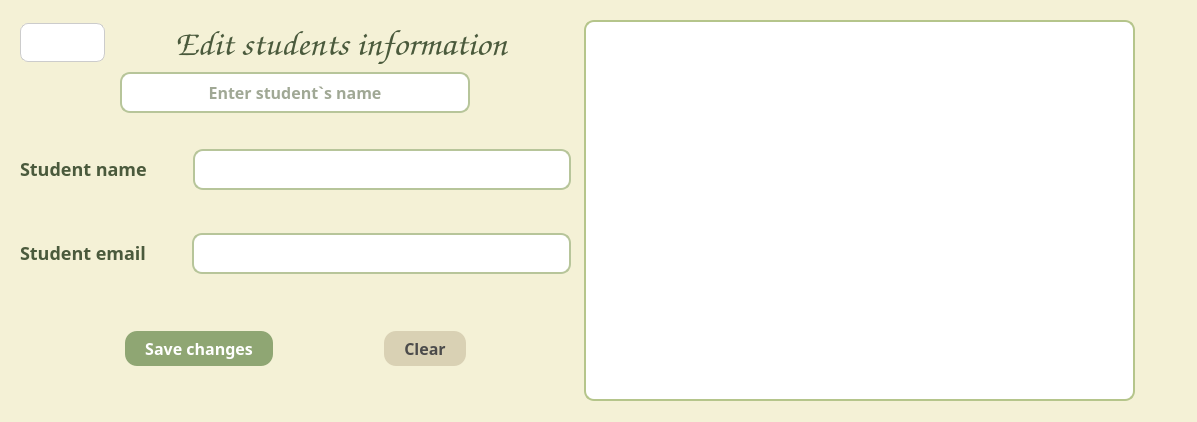
<?xml version="1.0" encoding="UTF-8"?>
<ui version="4.0">
 <class>EditStudentInformation</class>
 <widget class="QDialog" name="EditStudentInformation">
  <property name="geometry">
   <rect>
    <x>0</x>
    <y>0</y>
    <width>1197</width>
    <height>422</height>
   </rect>
  </property>
  <property name="windowTitle">
   <string>Dialog</string>
  </property>
  <property name="styleSheet">
   <string notr="true">QDialog {
    background-color: #f4f1d6;
    font-size: 16px;
}

/* ---------- LABELS ---------- */
QLabel {
    color: #4a5a3c;
    font-size: 18px;
    font-weight: 600;
}

#titleLabel {
  font-size: 36px;
}

/* ---------- LINE EDITS ---------- */
QLineEdit {
    background: white;
    border: 2px solid #b7c59a;
    border-radius: 10px;
    padding: 6px 10px;
    font-size: 16px;
    color: #42522b;
}

QLineEdit:focus {
    border: 2px solid #8fa673;
}

/* ---------- BUTTONS (PRIMARY) ---------- */
QPushButton {
    background-color: #8fa673;
    color: white;
    padding: 6px 20px;
    border-radius: 12px;
    font-size: 16px;
    font-weight: 600;
}

QPushButton:hover {
    background-color: #7c9265;
}

QPushButton:pressed {
    background-color: #6b8058;
}

/* ---------- SECONDARY (LIGHT) BUTTONS ---------- */
#clearButton, 
#clearButton_2 {
    background-color: #d9d1b4;
    color: #4b4b4b;
}

#clearButton:hover,
#clearButton_2:hover {
    background-color: #c8c0a3;
}

#clearButton:pressed,
#clearButton_2:pressed {
    background-color: #b6ae93;
}

/* ---------- SAVE CHANGES BUTTON ---------- */
#saveChangesButton {
    background-color: #8fa673;
}

/* ---------- BACK BUTTON ---------- */
#goBackButton {
    background: transparent;
    border: none;
    font-size: 22px;
    color: #4a5a3c;
    padding: 4px 10px;
}

#goBackButton:hover {
    color: #7c9265;
}

#goBackButton:pressed {
    color: #6b8058;
}

/* ======== TABLE VIEW ======== */
QTableView {
    background-color: #ffffff;
    border: 2px solid #b5c58b;
    border-radius: 10px;
    gridline-color: #b5c58b;
    color: #42522b;
    font-size: 14px;
}

QHeaderView::section {
    background-color: #d6d7be;
    color: #3c3c3c;
    padding: 6px;
    border: none;
    font-weight: bold;
}

/* Scrollbars */
QScrollBar:vertical {
    width: 12px;
    background: #e8e8e8;
}
QScrollBar::handle:vertical {
    background: #b5c58b;
    border-radius: 6px;
}
QScrollBar:horizontal {
    height: 12px;
    background: #e8e8e8;
}
QScrollBar::handle:horizontal {
    background: #b5c58b;
    border-radius: 6px;
}
</string>
  </property>
  <widget class="QWidget" name="widget" native="true">
   <property name="geometry">
    <rect>
     <x>20</x>
     <y>10</y>
     <width>1121</width>
     <height>401</height>
    </rect>
   </property>
   <widget class="QWidget" name="horizontalLayoutWidget_2">
    <property name="geometry">
     <rect>
      <x>0</x>
      <y>10</y>
      <width>1121</width>
      <height>391</height>
     </rect>
    </property>
    <layout class="QHBoxLayout" name="horizontalLayout_3">
     <item>
      <layout class="QVBoxLayout" name="verticalLayout">
       <item>
        <widget class="QWidget" name="widget_4" native="true">
         <widget class="QWidget" name="verticalLayoutWidget_2">
          <property name="geometry">
           <rect>
            <x>0</x>
            <y>0</y>
            <width>551</width>
            <height>391</height>
           </rect>
          </property>
          <layout class="QVBoxLayout" name="verticalLayout_2">
           <item>
            <layout class="QHBoxLayout" name="horizontalLayout">
             <item>
              <widget class="QPushButton" name="goBackButton">
               <property name="enabled">
                <bool>true</bool>
               </property>
               <property name="minimumSize">
                <size>
                 <width>0</width>
                 <height>0</height>
                </size>
               </property>
               <property name="maximumSize">
                <size>
                 <width>100</width>
                 <height>16777215</height>
                </size>
               </property>
               <property name="styleSheet">
                <string notr="true">#goBackButton {
    background-color: white;     /* білий фон */
    color: #333333;              /* темно-сірий текст */
    border: 1px solid #cccccc;   /* легка сіра рамка */
    border-radius: 8px;          /* заокруглені кути */
    padding: 6px 12px;           /* відступи */
}

#goBackButton:hover {
    background-color: #f2f2f2;   /* трохи темніший при наведенні */
}

#goBackButton:pressed {
    background-color: #e6e6e6;   /* ще темніший при натисканні */
}</string>
               </property>
               <property name="text">
                <string/>
               </property>
               <property name="icon">
                <iconset>
                 <normaloff>icons/left-arrow.png</normaloff>icons/left-arrow.png</iconset>
               </property>
              </widget>
             </item>
             <item>
              <spacer name="horizontalSpacer_3">
               <property name="orientation">
                <enum>Qt::Orientation::Horizontal</enum>
               </property>
               <property name="sizeHint" stdset="0">
                <size>
                 <width>40</width>
                 <height>20</height>
                </size>
               </property>
              </spacer>
             </item>
             <item>
              <widget class="QLabel" name="titleLabel">
               <property name="sizePolicy">
                <sizepolicy hsizetype="Expanding" vsizetype="Fixed">
                 <horstretch>0</horstretch>
                 <verstretch>0</verstretch>
                </sizepolicy>
               </property>
               <property name="font">
                <font>
                 <family>Comic Sans MS</family>
                 <pointsize>-1</pointsize>
                 <fontweight>DemiBold</fontweight>
                </font>
               </property>
               <property name="text">
                <string>Edit students information</string>
               </property>
               <property name="alignment">
                <set>Qt::AlignmentFlag::AlignCenter</set>
               </property>
              </widget>
             </item>
             <item>
              <spacer name="horizontalSpacer_4">
               <property name="orientation">
                <enum>Qt::Orientation::Horizontal</enum>
               </property>
               <property name="sizeHint" stdset="0">
                <size>
                 <width>40</width>
                 <height>20</height>
                </size>
               </property>
              </spacer>
             </item>
            </layout>
           </item>
           <item>
            <layout class="QHBoxLayout" name="horizontalLayout_2">
             <item>
              <widget class="QLineEdit" name="enterNameLineEdit">
               <property name="sizePolicy">
                <sizepolicy hsizetype="Fixed" vsizetype="Fixed">
                 <horstretch>0</horstretch>
                 <verstretch>0</verstretch>
                </sizepolicy>
               </property>
               <property name="minimumSize">
                <size>
                 <width>350</width>
                 <height>0</height>
                </size>
               </property>
               <property name="font">
                <font>
                 <family>Arial Rounded MT</family>
                 <pointsize>-1</pointsize>
                 <bold>true</bold>
                </font>
               </property>
               <property name="alignment">
                <set>Qt::AlignmentFlag::AlignCenter</set>
               </property>
               <property name="placeholderText">
                <string>Enter student`s name</string>
               </property>
              </widget>
             </item>
            </layout>
           </item>
           <item>
            <widget class="QWidget" name="widget_3" native="true">
             <widget class="QWidget" name="horizontalLayoutWidget_3">
              <property name="geometry">
               <rect>
                <x>0</x>
                <y>0</y>
                <width>551</width>
                <height>101</height>
               </rect>
              </property>
              <layout class="QHBoxLayout" name="horizontalLayout_4" stretch="1,0,2">
               <item>
                <widget class="QLabel" name="label_2">
                 <property name="sizePolicy">
                  <sizepolicy hsizetype="Fixed" vsizetype="Fixed">
                   <horstretch>0</horstretch>
                   <verstretch>0</verstretch>
                  </sizepolicy>
                 </property>
                 <property name="font">
                  <font>
                   <family>Arial Rounded MT</family>
                   <pointsize>-1</pointsize>
                   <fontweight>DemiBold</fontweight>
                  </font>
                 </property>
                 <property name="text">
                  <string>Student name</string>
                 </property>
                </widget>
               </item>
               <item>
                <spacer name="horizontalSpacer_6">
                 <property name="orientation">
                  <enum>Qt::Orientation::Horizontal</enum>
                 </property>
                 <property name="sizeHint" stdset="0">
                  <size>
                   <width>40</width>
                   <height>20</height>
                  </size>
                 </property>
                </spacer>
               </item>
               <item>
                <widget class="QLineEdit" name="studentNameLineEdit">
                 <property name="font">
                  <font>
                   <family>Arial Rounded MT</family>
                   <pointsize>-1</pointsize>
                   <bold>true</bold>
                  </font>
                 </property>
                </widget>
               </item>
              </layout>
             </widget>
            </widget>
           </item>
           <item>
            <widget class="QWidget" name="widget_5" native="true">
             <widget class="QWidget" name="horizontalLayoutWidget_4">
              <property name="geometry">
               <rect>
                <x>0</x>
                <y>0</y>
                <width>551</width>
                <height>71</height>
               </rect>
              </property>
              <layout class="QHBoxLayout" name="horizontalLayout_5" stretch="1,0,2">
               <item>
                <widget class="QLabel" name="label_3">
                 <property name="sizePolicy">
                  <sizepolicy hsizetype="Fixed" vsizetype="Fixed">
                   <horstretch>0</horstretch>
                   <verstretch>0</verstretch>
                  </sizepolicy>
                 </property>
                 <property name="font">
                  <font>
                   <family>Arial Rounded MT</family>
                   <pointsize>-1</pointsize>
                   <fontweight>DemiBold</fontweight>
                  </font>
                 </property>
                 <property name="text">
                  <string>Student email</string>
                 </property>
                </widget>
               </item>
               <item>
                <spacer name="horizontalSpacer_7">
                 <property name="orientation">
                  <enum>Qt::Orientation::Horizontal</enum>
                 </property>
                 <property name="sizeHint" stdset="0">
                  <size>
                   <width>40</width>
                   <height>20</height>
                  </size>
                 </property>
                </spacer>
               </item>
               <item>
                <widget class="QLineEdit" name="studentEmailLineEdit">
                 <property name="font">
                  <font>
                   <family>Arial Rounded MT</family>
                   <pointsize>-1</pointsize>
                   <bold>true</bold>
                  </font>
                 </property>
                </widget>
               </item>
              </layout>
             </widget>
            </widget>
           </item>
           <item>
            <widget class="QWidget" name="widget_6" native="true">
             <widget class="QWidget" name="horizontalLayoutWidget_5">
              <property name="geometry">
               <rect>
                <x>0</x>
                <y>0</y>
                <width>551</width>
                <height>61</height>
               </rect>
              </property>
              <layout class="QHBoxLayout" name="horizontalLayout_6">
               <item>
                <spacer name="horizontalSpacer">
                 <property name="orientation">
                  <enum>Qt::Orientation::Horizontal</enum>
                 </property>
                 <property name="sizeHint" stdset="0">
                  <size>
                   <width>40</width>
                   <height>20</height>
                  </size>
                 </property>
                </spacer>
               </item>
               <item>
                <widget class="QPushButton" name="saveButton">
                 <property name="font">
                  <font>
                   <family>Arial Rounded MT</family>
                   <pointsize>-1</pointsize>
                   <fontweight>DemiBold</fontweight>
                  </font>
                 </property>
                 <property name="text">
                  <string>Save changes</string>
                 </property>
                </widget>
               </item>
               <item>
                <spacer name="horizontalSpacer_2">
                 <property name="orientation">
                  <enum>Qt::Orientation::Horizontal</enum>
                 </property>
                 <property name="sizeHint" stdset="0">
                  <size>
                   <width>40</width>
                   <height>20</height>
                  </size>
                 </property>
                </spacer>
               </item>
               <item>
                <widget class="QPushButton" name="clearButton">
                 <property name="font">
                  <font>
                   <family>Arial Rounded MT</family>
                   <pointsize>-1</pointsize>
                   <fontweight>DemiBold</fontweight>
                  </font>
                 </property>
                 <property name="text">
                  <string>Clear</string>
                 </property>
                </widget>
               </item>
               <item>
                <spacer name="horizontalSpacer_5">
                 <property name="orientation">
                  <enum>Qt::Orientation::Horizontal</enum>
                 </property>
                 <property name="sizeHint" stdset="0">
                  <size>
                   <width>40</width>
                   <height>20</height>
                  </size>
                 </property>
                </spacer>
               </item>
              </layout>
             </widget>
            </widget>
           </item>
          </layout>
         </widget>
        </widget>
       </item>
      </layout>
     </item>
     <item>
      <widget class="QWidget" name="widget_2" native="true">
       <widget class="QTableView" name="studentsTableView">
        <property name="geometry">
         <rect>
          <x>0</x>
          <y>0</y>
          <width>551</width>
          <height>381</height>
         </rect>
        </property>
       </widget>
      </widget>
     </item>
    </layout>
   </widget>
  </widget>
 </widget>
 <resources/>
 <connections/>
</ui>
